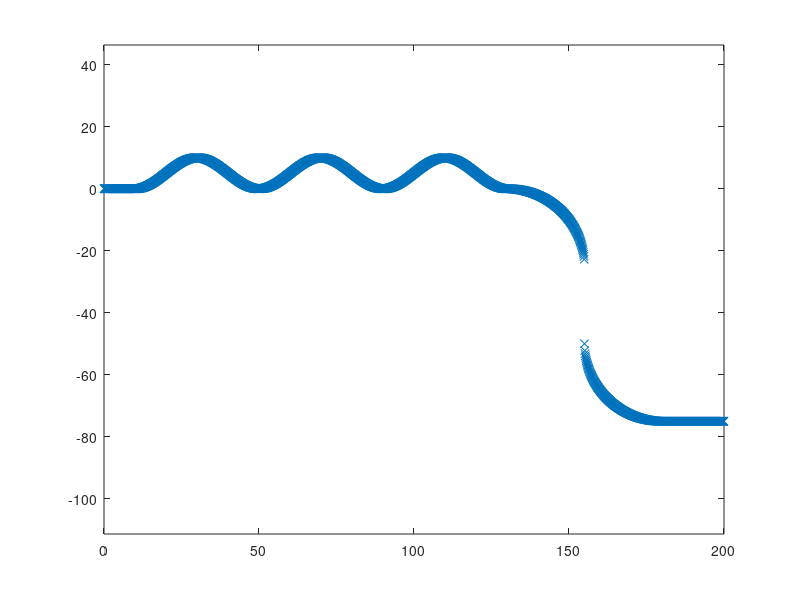

Recreate this plot in MATLAB.
x = (0:0.1:200);
y1 = 0*x(1:100);
y2 = 5*(sin((x(101:1300)-10)*2*pi/40-pi/2)+1);
y3 = sqrt(25^2-(x(1301:1550)-130).^2)-25;
y4 = -sqrt((25^2)-(x(1551:1801)-180).^2)-50;
y5 = x(1802:end)*0-75;
y = [y1, y2,y3,y4,y5];

plot(x,y,'x')
axis equal
figure(1)

customTrack = [x;y]';
save('customTrack.mat','customTrack')

